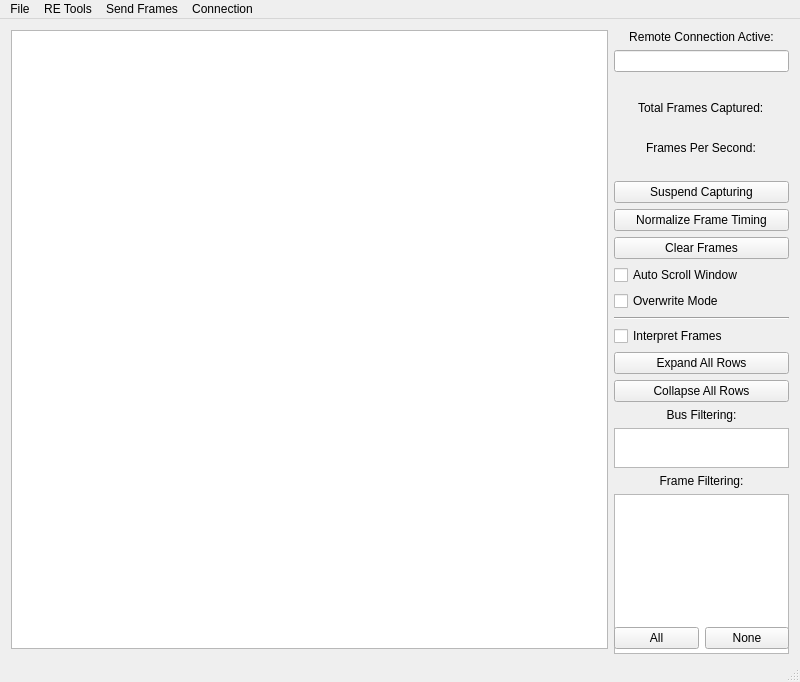
<?xml version="1.0" encoding="UTF-8"?>
<ui version="4.0">
 <class>MainWindow</class>
 <widget class="QMainWindow" name="MainWindow">
  <property name="geometry">
   <rect>
    <x>0</x>
    <y>0</y>
    <width>800</width>
    <height>682</height>
   </rect>
  </property>
  <property name="sizePolicy">
   <sizepolicy hsizetype="Fixed" vsizetype="Fixed">
    <horstretch>0</horstretch>
    <verstretch>0</verstretch>
   </sizepolicy>
  </property>
  <property name="minimumSize">
   <size>
    <width>800</width>
    <height>500</height>
   </size>
  </property>
  <property name="windowTitle">
   <string>SavvyCAN</string>
  </property>
  <widget class="QWidget" name="centralWidget">
   <layout class="QHBoxLayout" name="horizontalLayout" stretch="1,0">
    <item>
     <widget class="QTableView" name="canFramesView">
      <property name="font">
       <font>
        <pointsize>11</pointsize>
        <weight>50</weight>
        <bold>false</bold>
       </font>
      </property>
      <property name="alternatingRowColors">
       <bool>true</bool>
      </property>
      <property name="verticalScrollMode">
       <enum>QAbstractItemView::ScrollPerPixel</enum>
      </property>
      <property name="wordWrap">
       <bool>false</bool>
      </property>
     </widget>
    </item>
    <item>
     <layout class="QVBoxLayout" name="verticalLayout">
      <item>
       <widget class="QLabel" name="lblRemoteConn">
        <property name="enabled">
         <bool>true</bool>
        </property>
        <property name="text">
         <string>Remote Connection Active:</string>
        </property>
        <property name="alignment">
         <set>Qt::AlignCenter</set>
        </property>
       </widget>
      </item>
      <item>
       <widget class="QLineEdit" name="lineRemoteKey">
        <property name="enabled">
         <bool>true</bool>
        </property>
        <property name="maximumSize">
         <size>
          <width>1000</width>
          <height>50</height>
         </size>
        </property>
        <property name="baseSize">
         <size>
          <width>150</width>
          <height>50</height>
         </size>
        </property>
        <property name="font">
         <font>
          <weight>50</weight>
          <bold>false</bold>
         </font>
        </property>
        <property name="maxLength">
         <number>8</number>
        </property>
        <property name="alignment">
         <set>Qt::AlignLeading|Qt::AlignLeft|Qt::AlignVCenter</set>
        </property>
        <property name="readOnly">
         <bool>true</bool>
        </property>
       </widget>
      </item>
      <item>
       <widget class="QLabel" name="lblContMsg">
        <property name="palette">
         <palette>
          <active>
           <colorrole role="WindowText">
            <brush brushstyle="SolidPattern">
             <color alpha="255">
              <red>255</red>
              <green>0</green>
              <blue>0</blue>
             </color>
            </brush>
           </colorrole>
          </active>
          <inactive>
           <colorrole role="WindowText">
            <brush brushstyle="SolidPattern">
             <color alpha="255">
              <red>255</red>
              <green>0</green>
              <blue>0</blue>
             </color>
            </brush>
           </colorrole>
          </inactive>
          <disabled>
           <colorrole role="WindowText">
            <brush brushstyle="SolidPattern">
             <color alpha="255">
              <red>120</red>
              <green>120</green>
              <blue>120</blue>
             </color>
            </brush>
           </colorrole>
          </disabled>
         </palette>
        </property>
        <property name="font">
         <font>
          <pointsize>11</pointsize>
          <weight>75</weight>
          <italic>true</italic>
          <bold>true</bold>
         </font>
        </property>
        <property name="text">
         <string/>
        </property>
        <property name="alignment">
         <set>Qt::AlignCenter</set>
        </property>
       </widget>
      </item>
      <item alignment="Qt::AlignHCenter">
       <widget class="QLabel" name="label">
        <property name="sizePolicy">
         <sizepolicy hsizetype="Preferred" vsizetype="Fixed">
          <horstretch>0</horstretch>
          <verstretch>0</verstretch>
         </sizepolicy>
        </property>
        <property name="text">
         <string>Total Frames Captured:</string>
        </property>
       </widget>
      </item>
      <item alignment="Qt::AlignHCenter">
       <widget class="QLabel" name="lbNumFrames">
        <property name="sizePolicy">
         <sizepolicy hsizetype="Preferred" vsizetype="Fixed">
          <horstretch>0</horstretch>
          <verstretch>0</verstretch>
         </sizepolicy>
        </property>
        <property name="text">
         <string/>
        </property>
       </widget>
      </item>
      <item alignment="Qt::AlignHCenter">
       <widget class="QLabel" name="label_6">
        <property name="sizePolicy">
         <sizepolicy hsizetype="Preferred" vsizetype="Fixed">
          <horstretch>0</horstretch>
          <verstretch>0</verstretch>
         </sizepolicy>
        </property>
        <property name="text">
         <string>Frames Per Second:</string>
        </property>
       </widget>
      </item>
      <item alignment="Qt::AlignHCenter">
       <widget class="QLabel" name="lbFPS">
        <property name="sizePolicy">
         <sizepolicy hsizetype="Preferred" vsizetype="Fixed">
          <horstretch>0</horstretch>
          <verstretch>0</verstretch>
         </sizepolicy>
        </property>
        <property name="text">
         <string/>
        </property>
       </widget>
      </item>
      <item>
       <widget class="QPushButton" name="btnCaptureToggle">
        <property name="text">
         <string>Suspend Capturing</string>
        </property>
        <property name="checkable">
         <bool>false</bool>
        </property>
       </widget>
      </item>
      <item>
       <widget class="QPushButton" name="btnNormalize">
        <property name="text">
         <string>Normalize Frame Timing</string>
        </property>
       </widget>
      </item>
      <item>
       <widget class="QPushButton" name="btnClearFrames">
        <property name="text">
         <string>Clear Frames</string>
        </property>
       </widget>
      </item>
      <item>
       <widget class="QCheckBox" name="cbAutoScroll">
        <property name="text">
         <string>Auto Scroll Window</string>
        </property>
       </widget>
      </item>
      <item>
       <widget class="QCheckBox" name="cbOverwrite">
        <property name="enabled">
         <bool>true</bool>
        </property>
        <property name="text">
         <string>Overwrite Mode</string>
        </property>
       </widget>
      </item>
      <item>
       <widget class="Line" name="line">
        <property name="orientation">
         <enum>Qt::Horizontal</enum>
        </property>
       </widget>
      </item>
      <item>
       <widget class="QCheckBox" name="cbInterpret">
        <property name="text">
         <string>Interpret Frames</string>
        </property>
       </widget>
      </item>
      <item>
       <widget class="QPushButton" name="btnExpandAll">
        <property name="text">
         <string>Expand All Rows</string>
        </property>
       </widget>
      </item>
      <item>
       <widget class="QPushButton" name="btnCollapseAll">
        <property name="text">
         <string>Collapse All Rows</string>
        </property>
       </widget>
      </item>
      <item>
       <widget class="QLabel" name="label_2">
        <property name="text">
         <string>Bus Filtering:</string>
        </property>
        <property name="alignment">
         <set>Qt::AlignCenter</set>
        </property>
       </widget>
      </item>
      <item>
       <widget class="QListWidget" name="listBusFilters">
        <property name="sizePolicy">
         <sizepolicy hsizetype="Fixed" vsizetype="Expanding">
          <horstretch>0</horstretch>
          <verstretch>0</verstretch>
         </sizepolicy>
        </property>
        <property name="maximumSize">
         <size>
          <width>175</width>
          <height>40</height>
         </size>
        </property>
        <property name="flow">
         <enum>QListView::LeftToRight</enum>
        </property>
       </widget>
      </item>
      <item>
       <widget class="QLabel" name="label_7">
        <property name="text">
         <string>Frame Filtering:</string>
        </property>
        <property name="alignment">
         <set>Qt::AlignCenter</set>
        </property>
       </widget>
      </item>
      <item>
       <widget class="QListWidget" name="listFilters">
        <property name="sizePolicy">
         <sizepolicy hsizetype="Fixed" vsizetype="Expanding">
          <horstretch>0</horstretch>
          <verstretch>0</verstretch>
         </sizepolicy>
        </property>
        <property name="minimumSize">
         <size>
          <width>0</width>
          <height>160</height>
         </size>
        </property>
        <property name="maximumSize">
         <size>
          <width>175</width>
          <height>16777215</height>
         </size>
        </property>
       </widget>
      </item>
      <item>
       <layout class="QHBoxLayout" name="horizontalLayout_3">
        <item>
         <widget class="QPushButton" name="btnFilterAll">
          <property name="text">
           <string>All</string>
          </property>
         </widget>
        </item>
        <item>
         <widget class="QPushButton" name="btnFilterNone">
          <property name="text">
           <string>None</string>
          </property>
         </widget>
        </item>
       </layout>
      </item>
     </layout>
    </item>
   </layout>
  </widget>
  <widget class="QMenuBar" name="menuBar">
   <property name="geometry">
    <rect>
     <x>0</x>
     <y>0</y>
     <width>800</width>
     <height>22</height>
    </rect>
   </property>
   <widget class="QMenu" name="menu_RE_Tools">
    <property name="title">
     <string>RE Tools</string>
    </property>
    <addaction name="actionFlow_View"/>
    <addaction name="actionGraph_Dta"/>
    <addaction name="actionFrame_Data_Analysis"/>
    <addaction name="actionFile_Comparison"/>
    <addaction name="actionDBC_Comparison"/>
    <addaction name="actionRange_State_2"/>
    <addaction name="actionSingle_Multi_State_2"/>
    <addaction name="actionISO_TP_Decoder"/>
    <addaction name="actionSniffer"/>
    <addaction name="actionCapture_Bisector"/>
    <addaction name="actionSignal_Viewer"/>
    <addaction name="actionTemporal_Graph"/>
   </widget>
   <widget class="QMenu" name="menuSend_Frames">
    <property name="title">
     <string>Send Frames</string>
    </property>
    <addaction name="action_Playback"/>
    <addaction name="action_Custom"/>
    <addaction name="actionScripting_INterface"/>
    <addaction name="actionFuzzing"/>
    <addaction name="actionUDS_Scanner"/>
    <addaction name="actionFirmware_Update"/>
    <addaction name="actionMotorControlConfig"/>
   </widget>
   <widget class="QMenu" name="menuFile">
    <property name="title">
     <string>File</string>
    </property>
    <addaction name="actionOpen_Log_File"/>
    <addaction name="actionSave_Filtered_Log_File"/>
    <addaction name="actionSave_Log_File"/>
    <addaction name="actionSave_Continuous_Logfile"/>
    <addaction name="separator"/>
    <addaction name="separator"/>
    <addaction name="actionLoad_Filter_Definition"/>
    <addaction name="actionSave_Filter_Definition"/>
    <addaction name="separator"/>
    <addaction name="actionDBC_File_Manager"/>
    <addaction name="actionSave_Decoded_Frames"/>
    <addaction name="separator"/>
    <addaction name="actionPreferences"/>
    <addaction name="separator"/>
    <addaction name="actionExit_Application"/>
   </widget>
   <widget class="QMenu" name="menuConnection">
    <property name="title">
     <string>Connection</string>
    </property>
    <addaction name="actionSetup"/>
   </widget>
   <addaction name="menuFile"/>
   <addaction name="menu_RE_Tools"/>
   <addaction name="menuSend_Frames"/>
   <addaction name="menuConnection"/>
  </widget>
  <widget class="QStatusBar" name="statusBar"/>
  <action name="action_Playback">
   <property name="text">
    <string>Playback</string>
   </property>
  </action>
  <action name="action_Custom">
   <property name="text">
    <string>Custom</string>
   </property>
  </action>
  <action name="actionFlow_View">
   <property name="text">
    <string>Flow View</string>
   </property>
  </action>
  <action name="actionFuzzy_Scope">
   <property name="text">
    <string>Fuzzy Scope</string>
   </property>
  </action>
  <action name="actionGraph_Dta">
   <property name="text">
    <string>New Graphing Window</string>
   </property>
  </action>
  <action name="actionOpen_Log_File">
   <property name="text">
    <string>Load Log File</string>
   </property>
   <property name="shortcut">
    <string>Ctrl+O</string>
   </property>
  </action>
  <action name="actionSave_Log_File">
   <property name="text">
    <string>Save Log File</string>
   </property>
  </action>
  <action name="actionFrame_Data_Analysis">
   <property name="text">
    <string>Frame Data Analysis</string>
   </property>
  </action>
  <action name="actionLoad_DBC_File">
   <property name="text">
    <string>Load DBC File</string>
   </property>
  </action>
  <action name="actionEdit_Messages_Signals">
   <property name="text">
    <string>Edit Messages/Signals</string>
   </property>
  </action>
  <action name="actionSave_DBC_File">
   <property name="text">
    <string>Save DBC File</string>
   </property>
  </action>
  <action name="actionSave_Decoded_Frames">
   <property name="text">
    <string>Save Decoded Frames</string>
   </property>
  </action>
  <action name="actionExit_Application">
   <property name="text">
    <string>Exit Application</string>
   </property>
  </action>
  <action name="actionFile_Comparison">
   <property name="text">
    <string>File Comparison</string>
   </property>
  </action>
  <action name="actionPreferences">
   <property name="text">
    <string>Preferences</string>
   </property>
  </action>
  <action name="actionSave_Filtered_Log_File">
   <property name="text">
    <string>Save Filtered Log File</string>
   </property>
  </action>
  <action name="actionLoad_Filter_Definition">
   <property name="text">
    <string>Load Filter Definition</string>
   </property>
  </action>
  <action name="actionSave_Filter_Definition">
   <property name="text">
    <string>Save Filter Definition</string>
   </property>
  </action>
  <action name="actionFirmware_Uploader">
   <property name="text">
    <string>Firmware Uploader</string>
   </property>
  </action>
  <action name="actionSetup">
   <property name="text">
    <string>Open Connection Window</string>
   </property>
  </action>
  <action name="actionConnect">
   <property name="text">
    <string>Connect</string>
   </property>
  </action>
  <action name="actionScripting_INterface">
   <property name="text">
    <string>Scripting Interface</string>
   </property>
  </action>
  <action name="actionRange_State_2">
   <property name="text">
    <string>Range State</string>
   </property>
  </action>
  <action name="actionSingle_Multi_State_2">
   <property name="text">
    <string>Single/Multi State</string>
   </property>
  </action>
  <action name="actionDBC_File_Manager">
   <property name="text">
    <string>DBC File Manager</string>
   </property>
  </action>
  <action name="actionFuzzing">
   <property name="text">
    <string>Fuzzing</string>
   </property>
  </action>
  <action name="actionUDS_Scanner">
   <property name="text">
    <string>UDS Scanner</string>
   </property>
  </action>
  <action name="actionISO_TP_Decoder">
   <property name="text">
    <string>ISO-TP Decoder</string>
   </property>
  </action>
  <action name="actionSniffer">
   <property name="text">
    <string>Sniffer</string>
   </property>
  </action>
  <action name="actionFirmware_Update">
   <property name="text">
    <string>Firmware Update</string>
   </property>
  </action>
  <action name="actionMotorControlConfig">
   <property name="text">
    <string>MotorControlConfig</string>
   </property>
  </action>
  <action name="actionCapture_Bisector">
   <property name="text">
    <string>Capture Bisector</string>
   </property>
  </action>
  <action name="actionSignal_Viewer">
   <property name="text">
    <string>Signal Viewer</string>
   </property>
  </action>
  <action name="actionSave_Continuous_Logfile">
   <property name="text">
    <string>Start Continuous Logging</string>
   </property>
  </action>
  <action name="actionTemporal_Graph">
   <property name="text">
    <string>Temporal Graph</string>
   </property>
  </action>
  <action name="actionDBC_Comparison">
   <property name="text">
    <string>DBC Comparison</string>
   </property>
  </action>
 </widget>
 <layoutdefault spacing="6" margin="11"/>
 <resources/>
 <connections/>
 <slots>
  <slot>handleLoadFile()</slot>
  <slot>connButtonPress()</slot>
  <slot>showGraphingWindow()</slot>
  <slot>showFrameDataAnalysis()</slot>
 </slots>
</ui>
